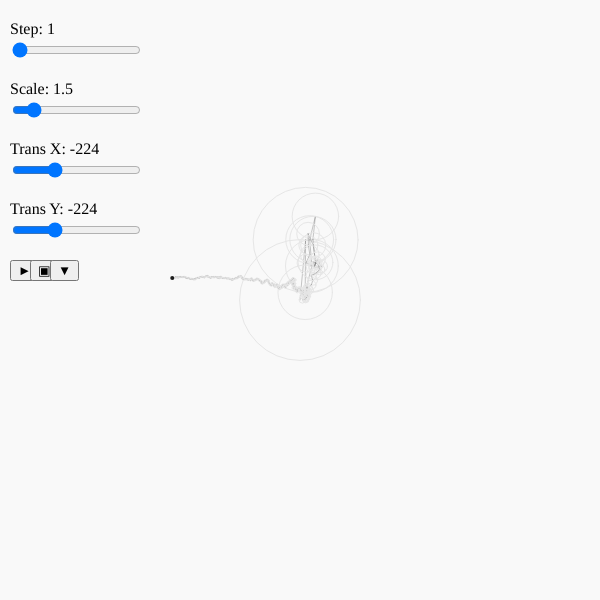
Frame 1 (no input)
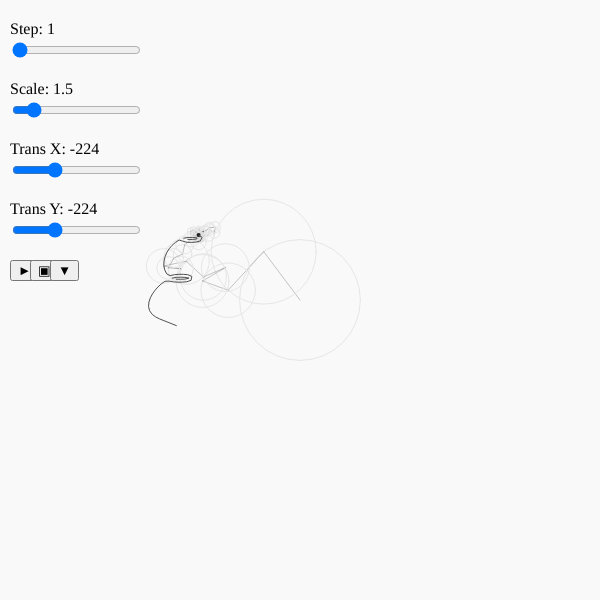
Frame 60 (no input)
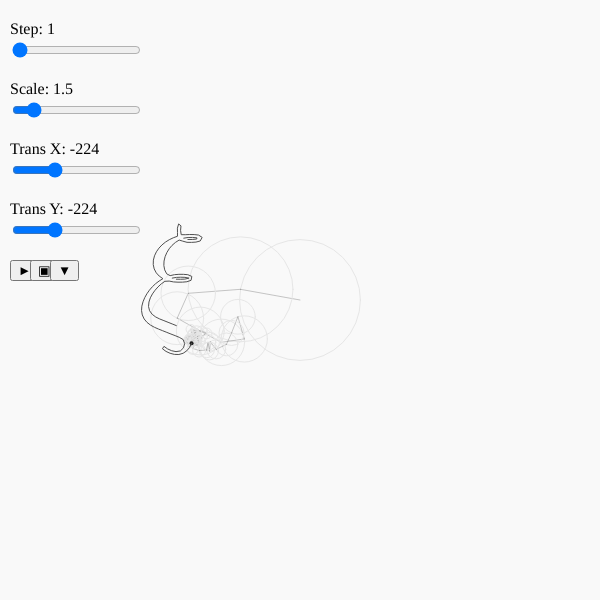
Frame 120 (the mouse pressed at the canvas centre since frame 60)

The p5.js sketch that drew these frames (run headless with seeded random() and noise() and a simulated clock; from frame 60 on, the mouse is pressed at the canvas centre):

// p5.js sketch
// ── sketch.js
cos = Math.cos
sin = Math.sin
abs = Math.abs
PI = Math.PI

const WIDTH = 600
const HEIGHT = 600

const RADIUS = 100
const NUM_CIRCLES = 3
const CENTER = { x: WIDTH / 2, y: HEIGHT / 2 }

let t = 0
let trace = []
let dragg = []
let Y = []
let fourierY
let N

let step
let stepLbl
let scale
let transX
let transY

var chunks = [];
var canvas_stream;


function configure() {
    step = Number(sliderStep.value())
    scale = Number(sliderScale.value())
    transX = Number(sliderTransX.value())
    transY = Number(sliderTransY.value())


    sliderLbl.elt.textContent = `Step: ${step}`
    scaleLbl.elt.textContent = `Scale: ${scale}`
    transXLbl.elt.textContent = `Trans X: ${transX}`
    transYLbl.elt.textContent = `Trans Y: ${transY}`
    clear()

    fourierY = []
    trace = []
    Y = []
    t = 0
    path.sort((a, b) => (b.y - a.y))

    for (let i = 0; i < path.length; i += step) {
        const _x = path[i].x ? path[i].x : path[i][0]
        const _y = path[i].y ? path[i].y : path[i][1]
        const [real, imag] = [_x / scale + transX, _y / scale + transY]

        const complex = new Complex({ real, imag })
        Y.push(complex)
    }
    fourierY = discreteFourierTransform(Y)
    fourierY.sort((a, b) => b.norm - a.norm)
    N = fourierY.length
}

function setup() {
    createCanvas(WIDTH, HEIGHT, P2D)

    sliderStep = createSlider(1, path.length, 1)
    sliderStep.position(10, 40)
    sliderStep.input(configure)
    sliderLbl = createSpan("")
    sliderLbl.position(10, 20)

    sliderScale = createSlider(1, 5, 1.5, 0.5)
    sliderScale.position(10, 100)
    sliderScale.input(configure)
    scaleLbl = createSpan("")
    scaleLbl.position(10, 80)

    sliderTransX = createSlider(-WIDTH, WIDTH, -224)
    sliderTransX.position(10, 160)
    sliderTransX.input(configure)
    transXLbl = createSpan("")
    transXLbl.position(10, 140)

    sliderTransY = createSlider(-HEIGHT, HEIGHT, -224)
    sliderTransY.position(10, 220)
    sliderTransY.input(configure)
    transYLbl = createSpan("")
    transYLbl.position(10, 200)


    var canvas_stream = canvas.captureStream(60); // fps
// Create media recorder from canvas stream
    this.media_recorder = new MediaRecorder(canvas_stream, { mimeType: "video/webm; codecs=vp9" });
    // Record data in chunks array when data is available
    this.media_recorder.ondataavailable = (evt) => { chunks.push(evt.data); };
    // Provide recorded data when recording stops
    this.media_recorder.onstop = () => { this.on_media_recorder_stop(chunks); }

    btnRecord = createButton("►")
    btnRecord.position(10, 260)
    // Start recording using a 1s timeslice [ie data is made available every 1s)
    btnRecord.mousePressed(() => this.media_recorder.start(1000))

    btnStop = createButton("▣")
    btnStop.position(30, 260)
    btnStop.mousePressed(() => this.media_recorder.stop())
    
    pressDownload = () => {
        var blob = new Blob(chunks, { type: "video/webm" });
        const recording_url = URL.createObjectURL(blob);
        // Gather chunks of video data into a blob and create an object URL
        // Attach the object URL to an <a> element, setting the download file name
        const a = document.createElement('a');
        a.style = "display: none;";
        a.href = recording_url;
        a.download = "video.webm";
        document.body.appendChild(a);
        // Trigger the file download
        a.click();
        setTimeout(() => {
            // Clean up - see https://stackoverflow.com/a/48968694 for why it is in a timeout
            URL.revokeObjectURL(recording_url);
            document.body.removeChild(a);
        }, 0);
    }
    btnDownload = createButton("▼")
    btnDownload.position(50, 260)
    btnDownload.mousePressed(pressDownload)

    configure()
}

function draw() {
    background('#F9F9F9')

    let x = CENTER.x
    let y = CENTER.y
    for (let i = 0; i < fourierY.length; i++) {
        const { norm, angl, frequence } = fourierY[i]

        let dot_coord = Circle(x, y, norm, frequence, angl, i == N - 1)
        x = dot_coord[0]
        y = dot_coord[1]
    }
    trace.push([x, y])

    const traceN = trace.length
    stroke(80)
    // strokeWeight(10)
    beginShape()
    for (let i = 0; i < traceN; i++) {
        // const alpha = (1.8 * i) / traceN
        // stroke(`rgba(249, 249, 249, ${alpha})`)
        dot = trace[i]
        if (i > 0 && ((dot[0] - trace[i - 1][0]) ** 2 + (dot[1] - trace[i - 1][1]) ** 2) ** (1 / 2) > 5 * step) {
            strokeWeight(1)
            endShape()
            beginShape()
        }
        vertex(dot[0], dot[1])
    }
    strokeWeight(1)
    // stroke(0)
    endShape()
    // line(CENTER.x, trace[traceN - 1][1], x, y)

    while (trace.length > N) {
        trace.shift()
        if (step > 1) {
            fourierY = []
            trace = []
            Y = []
            t = 0

            sliderStep.value = () => step - 1

            step = Number(sliderStep.value())
            sliderLbl.elt.textContent = `Step: ${step}`

            for (let i = 0; i < path.length; i += step) {
                const _x = path[i].x ? path[i].x : path[i][0]
                const _y = path[i].y ? path[i].y : path[i][1]
                const [real, imag] = [_x / scale + transX, _y / scale + transY]

                const complex = new Complex({ real, imag })
                Y.push(complex)
            }
            fourierY = discreteFourierTransform(Y)
            fourierY.sort((a, b) => b.norm - a.norm)
            N = fourierY.length
        }
    }

    t += (2 * PI / N)
}

function Circle(posX, posY, radius, freq, phase, isLast = false) {
    phi = t * freq + phase + PI
    dotX = posX + radius * cos(phi)
    dotY = posY + radius * sin(phi)

    if (isLast) {
        stroke(230)
    } else {
        stroke(230)
    }

    noFill()
    strokeWeight(1)
    circle(posX, posY, 2 * radius)
    // strokeWeight(4)
    // point(dotX, dotY)
    if (isLast) {
        strokeWeight(4)
        stroke(30)
        point(dotX, dotY)
    } else {
        stroke(35)
    }
    strokeWeight(0.25)
    line(posX, posY, dotX, dotY)

    return [dotX, dotY]
}


// ── math.js
class Complex {
    constructor({ real = 0, imag = 0, frequence = 1 }) {
        this.real = real
        this.imag = imag
        this.norm = Math.sqrt(real ** 2 + imag ** 2)
        this.angl = Math.atan2(imag, real)
        this.frequence = frequence
    }

    times(complex) {
        const real = this.real * complex.real - this.imag * complex.imag
        const imag = this.imag * complex.real + this.real * complex.imag

        return new Complex({ real, imag })
    }
}

function discreteFourierTransform(arrX) {
    let X = []
    let N = arrX.length


    for (let k = 0; k < N; k++) {
        let real = 0
        let imag = 0

        for (let n = 0; n < N; n++) {
            let phi = 2 * PI * k * n / N
            const [re, im] = [Math.cos(phi), Math.sin(phi)]
            const xn = arrX[n]

            real += xn.real * re - xn.imag * im
            imag -= xn.imag * re + xn.real * im
        }
        real = real / N
        imag = imag / N

        const S = new Complex({ real, imag, frequence: k })
        X.push(S)
    }

    return X
}
// ── path.js
    const empa = [[527.6090087890625,303.15032958984375],[521.3323364257812,302.092529296875],[514.968994140625,301.8388366699219],[508.60174560546875,302.0031433105469],[502.5884094238281,303.20306396484375],[508.7508544921875,304.6658630371094],[515.1163024902344,304.895263671875],[521.4845581054688,304.7782897949219],[510.340576171875,243.25729370117188],[503.8159484863281,242.24044799804688],[497.1987609863281,242.17897033691406],[490.6173400878906,242.7521209716797],[490.9460754394531,244.5804901123047],[497.528564453125,245.18133544921875],[504.1462707519531,245.18861389160156],[521.4885559082031,374.409912109375],[527.7018737792969,371.9245910644531],[533.9152221679688,369.4392395019531],[540.1285400390625,366.95391845703125],[546.3453979492188,364.4775390625],[552.3543701171875,361.54620361328125],[557.6871337890625,357.5301513671875],[561.6014404296875,352.1457214355469],[563.2120361328125,345.6949157714844],[562.5906982421875,339.0521545410156],[560.4664306640625,332.71759033203125],[557.3086547851562,326.8241271972656],[553.426025390625,321.37811279296875],[548.9937133789062,316.3681335449219],[544.0858154296875,311.8234558105469],[538.635009765625,307.95648193359375],[532.2551879882812,307.6324462890625],[525.6921691894531,308.900390625],[519.0132751464844,309.26470947265625],[512.3218688964844,309.2154235839844],[505.6591491699219,308.6419982910156],[499.3879089355469,306.4725036621094],[498.2402648925781,300.63165283203125],[504.270751953125,298.0531005859375],[510.9361267089844,297.5135803222656],[517.6275024414062,297.49066162109375],[524.2933044433594,298.02862548828125],[530.8255310058594,299.45782470703125],[535.956298828125,296.7550354003906],[538.9483032226562,290.798828125],[540.2132568359375,284.2447509765625],[539.9334106445312,277.5723876953125],[538.364013671875,271.07568359375],[535.7666625976562,264.9155578613281],[532.2734985351562,259.2149963378906],[527.97119140625,254.09762573242188],[522.9473571777344,249.68675231933594],[517.3114318847656,246.09060668945312],[511.8777160644531,247.72010803222656],[505.47882080078125,249.48501586914062],[498.7896728515625,249.5806427001953],[492.11474609375,249.15484619140625],[485.6729431152344,247.45498657226562],[482.7561340332031,242.10232543945312],[488.11578369140625,238.59840393066406],[494.7581481933594,237.8627471923828],[501.44927978515625,237.7942352294922],[508.1324462890625,238.07789611816406],[514.1930236816406,238.0281524658203],[515.1487731933594,231.46231079101562],[514.5101623535156,224.81251525878906],[518.0459594726562,221.89874267578125],[519.8713989257812,228.2251739501953],[519.7719421386719,234.90853881835938],[519.7917175292969,240.3901824951172],[526.0781860351562,242.67691040039062],[532.1057739257812,245.57679748535156],[537.776123046875,249.12344360351562],[542.9715576171875,253.3339080810547],[547.5551147460938,258.2020721435547],[551.36962890625,263.6921844482422],[554.2323608398438,269.7314910888672],[555.9176025390625,276.19598388671875],[556.1388549804688,282.8682861328125],[554.7105102539062,289.3861083984375],[551.5938720703125,295.2848815917969],[547.08203125,300.20550537109375],[541.6004638671875,304.02362060546875],[547.3021850585938,307.51507568359375],[552.6187133789062,311.5743408203125],[557.4894409179688,316.158935546875],[561.865478515625,321.2177734375],[565.699951171875,326.6985168457031],[568.9389038085938,332.5506896972656],[571.4996337890625,338.72906494140625],[573.220458984375,345.18939208984375],[573.6951293945312,351.84869384765625],[572.564697265625,358.42657470703125],[569.7484130859375,364.4740905761719],[565.4650268554688,369.59423828125],[560.1883544921875,373.6943359375],[554.3357543945312,376.9297790527344],[548.1986694335938,379.5953369140625],[541.9852905273438,382.0806579589844],[535.77197265625,384.56597900390625],[529.5586242675781,387.05133056640625],[523.3091125488281,389.4432067871094],[517.1160888671875,391.9782409667969],[511.37261962890625,395.2732238769531],[509.0298767089844,401.385009765625],[510.7732849121094,407.7715148925781],[515.4439086914062,412.4292297363281],[521.9591369628906,413.45965576171875],[528.4939880371094,412.09173583984375],[534.5906372070312,409.3594970703125],[540.0615844726562,405.525390625],[542.2999877929688,409.19366455078125],[536.9327392578125,413.1528015136719],[530.8549499511719,415.93328857421875],[524.3805236816406,417.5841979980469],[517.7106628417969,417.7652282714844],[511.31005859375,415.91748046875],[505.7974548339844,412.16778564453125],[501.5240783691406,407.0425720214844],[498.6779479980469,401.0062255859375],[497.67034912109375,394.4232482910156],[499.2000732421875,387.9594421386719],[503.3095397949219,382.74212646484375],[509.0618896484375,379.38055419921875],[515.2752380371094,376.8952331542969],[326.73095703125,306.8663330078125],[327.0701904296875,300.2250061035156],[328.41510009765625,293.7190246582031],[331.2296447753906,287.7135925292969],[335.7374267578125,282.8613586425781],[341.5484924316406,279.6706237792969],[347.9867858886719,278.0419616699219],[354.61822509765625,277.5758056640625],[361.22412109375,278.25634765625],[367.51025390625,280.3914489746094],[373.1385803222656,283.9128723144531],[377.8543701171875,288.5887756347656],[381.5169677734375,294.130615234375],[384.1021728515625,298.78076171875],[385.8058776855469,292.3612060546875],[389.02557373046875,286.5646667480469],[393.8697509765625,282.04681396484375],[399.86395263671875,279.2088623046875],[406.3687438964844,277.86126708984375],[413.01177978515625,277.5992431640625],[419.5808410644531,278.567626953125],[425.7503662109375,281.0173645019531],[431.1916198730469,284.8226318359375],[435.7239685058594,289.67950439453125],[439.30352783203125,295.2786865234375],[441.489501953125,298.0172119140625],[441.489501953125,291.36346435546875],[441.489501953125,284.709716796875],[441.489501953125,278.0559997558594],[447.6361389160156,278.1485595703125],[454.2611389160156,278.7661437988281],[460.88616943359375,279.38372802734375],[467.2828369140625,280.2093505859375],[466.08306884765625,285.6675720214844],[459.4449768066406,286.043212890625],[453.76751708984375,289.0436706542969],[452.4476318359375,295.4963684082031],[452.41888427734375,302.1498107910156],[452.41888427734375,308.8035583496094],[452.41888427734375,315.457275390625],[452.41888427734375,322.11102294921875],[452.41888427734375,328.7647705078125],[452.41888427734375,335.4184875488281],[452.41888427734375,342.0722351074219],[452.41888427734375,348.7259521484375],[452.41888427734375,355.37969970703125],[452.57220458984375,362.0281982421875],[456.4173889160156,366.8455505371094],[463.0144348144531,367.5823974609375],[467.2828369140625,370.0185546875],[463.933837890625,373.11468505859375],[457.28277587890625,372.9362487792969],[450.6292724609375,372.88433837890625],[443.9755554199219,372.88165283203125],[437.32196044921875,372.920166015625],[430.6698913574219,373.0628662109375],[425.96978759765625,371.37066650390625],[428.886474609375,367.6161193847656],[435.5205078125,367.1868591308594],[440.4469299316406,363.42901611328125],[440.833740234375,356.8018493652344],[440.833740234375,350.1481018066406],[440.833740234375,343.4943542480469],[440.833740234375,336.84063720703125],[440.833740234375,330.1868896484375],[440.833740234375,323.5331726074219],[440.833740234375,316.8794250488281],[440.45648193359375,310.2415466308594],[439.1252136230469,303.72894287109375],[436.7701721191406,297.5144348144531],[433.3376159667969,291.8265686035156],[428.80792236328125,286.97174072265625],[423.2522888183594,283.3443298339844],[416.92486572265625,281.3614196777344],[410.29388427734375,281.2537841796875],[404.0059509277344,283.2870788574219],[399.25732421875,287.8602294921875],[396.6488037109375,293.950927734375],[395.5716552734375,300.5079345703125],[395.36749267578125,307.1563415527344],[395.36749267578125,313.8100891113281],[395.36749267578125,320.4638366699219],[395.36749267578125,327.1175842285156],[395.36749267578125,333.7712707519531],[395.36749267578125,340.4250183105469],[395.36749267578125,347.0787658691406],[395.36749267578125,353.7325134277344],[395.4006652832031,360.3858337402344],[397.8432922363281,366.2275085449219],[404.31719970703125,367.5166015625],[410.2314453125,368.3713684082031],[408.5274658203125,373.1983642578125],[401.87835693359375,372.96441650390625],[395.22509765625,372.88983154296875],[388.57135009765625,372.88018798828125],[381.91766357421875,372.9035949707031],[375.264892578125,373.01239013671875],[368.91839599609375,373.0179138183594],[370.18792724609375,367.6309509277344],[376.8353576660156,367.39434814453125],[382.7730712890625,364.94659423828125],[383.781982421875,358.4490661621094],[383.7823486328125,351.7953186035156],[383.7823486328125,345.1415710449219],[383.7823486328125,338.4878234863281],[383.7823486328125,331.8340759277344],[383.7823486328125,325.1803894042969],[383.7823486328125,318.5266418457031],[383.5841369628906,311.87890625],[382.496337890625,305.3208923339844],[380.40045166015625,299.0137939453125],[377.2383117675781,293.17047119140625],[372.97857666015625,288.07586669921875],[367.661865234375,284.1043395996094],[361.4890441894531,281.68060302734375],[354.8829040527344,281.1083068847656],[348.42236328125,282.5415344238281],[343.1759948730469,286.5298767089844],[340.0700378417969,292.373291015625],[338.68389892578125,298.8690185546875],[338.3174133300781,305.5091247558594],[338.31610107421875,312.1628723144531],[338.31610107421875,318.8166198730469],[338.31610107421875,325.4703674316406],[338.31610107421875,332.1241149902344],[338.31610107421875,338.7778015136719],[338.31610107421875,345.4315490722656],[338.31610107421875,352.0852966308594],[338.3175048828125,358.739013671875],[339.5462341308594,365.1665344238281],[345.62274169921875,367.40087890625],[352.2705078125,367.6318054199219],[353.11932373046875,373.31207275390625],[346.47369384765625,373.00128173828125],[339.8208312988281,372.89984130859375],[333.16717529296875,372.8799743652344],[326.513427734375,372.8923645019531],[319.8602600097656,372.97320556640625],[313.2115783691406,373.2205810546875],[311.8669738769531,368.0113830566406],[318.1411437988281,367.5133056640625],[324.57464599609375,366.111328125],[326.7091064453125,360.0960693359375],[326.73095703125,353.4425048828125],[326.73095703125,346.78875732421875],[326.73095703125,340.135009765625],[326.73095703125,333.48126220703125],[326.73095703125,326.8275146484375],[326.73095703125,320.173828125],[326.73095703125,313.52008056640625],[272.503662109375,304.6804504394531],[271.21311950683594,298.1860656738281],[267.5171356201172,292.6412658691406],[262.75848388671875,287.9656677246094],[257.0773468017578,284.4656982421875],[250.79112243652344,282.234130859375],[244.16233825683594,281.5136413574219],[237.63204956054688,282.77947998046875],[231.80897521972656,286.0151062011719],[226.9655303955078,290.6022644042969],[223.09002685546875,296.0384216308594],[220.09298706054688,302.0070495605469],[217.88900756835938,308.3132629394531],[216.41363525390625,314.829345703125],[215.62033081054688,321.4635925292969],[215.4774627685547,328.14373779296875],[216.00328063964844,334.8043212890625],[217.2296142578125,341.37176513671875],[219.18736267089844,347.7589111328125],[221.91835021972656,353.85455322265625],[225.47752380371094,359.50482177734375],[229.92495727539062,364.48211669921875],[235.28958129882812,368.4451904296875],[241.47024536132812,370.933349609375],[248.1026611328125,371.52911376953125],[254.640625,370.2450866699219],[260.58856201171875,367.2389831542969],[265.6210632324219,362.86151123046875],[269.6743927001953,357.55767822265625],[272.32347106933594,351.46136474609375],[272.50367736816406,344.7861328125],[272.50367736816406,338.10186767578125],[272.503662109375,331.4176025390625],[272.503662109375,324.7333068847656],[272.503662109375,318.04901123046875],[272.503662109375,311.36474609375],[257.6396789550781,410.2582702636719],[264.33226013183594,410.11358642578125],[270.7164306640625,408.4608459472656],[272.4930114746094,402.2188415527344],[272.503662109375,395.52374267578125],[272.503662109375,388.82855224609375],[272.503662109375,382.1333923339844],[272.503662109375,375.438232421875],[272.503662109375,368.7430725097656],[272.503662109375,362.0478820800781],[269.67152404785156,363.6433410644531],[264.8544006347656,368.27947998046875],[259.22328186035156,371.87811279296875],[252.94906616210938,374.17462158203125],[246.32452392578125,375.0527038574219],[239.65174865722656,374.6265563964844],[233.1483612060547,373.06854248046875],[226.98036193847656,370.4824523925781],[221.28271484375,366.97869873046875],[216.16712951660156,362.6687927246094],[211.72726440429688,357.6651916503906],[208.03887939453125,352.0841979980469],[205.15538024902344,346.047607421875],[203.10452270507812,339.67938232421875],[201.8839111328125,333.1008605957031],[201.46360778808594,326.4226989746094],[201.80726623535156,319.7400207519531],[202.92881774902344,313.1435546875],[204.8473358154297,306.7337341308594],[207.5676727294922,300.6213684082031],[211.0815887451172,294.9287109375],[215.36431884765625,289.790283203125],[220.3696746826172,285.35400390625],[226.02166748046875,281.77960205078125],[232.2012176513672,279.2260437011719],[238.7388916015625,277.827392578125],[245.42221069335938,277.6585388183594],[252.01734924316406,278.75048828125],[258.28785705566406,281.0686340332031],[264.0305480957031,284.492919921875],[269.08457946777344,288.8711853027344],[272.9408264160156,292.8933410644531],[272.9408264160156,286.1981506347656],[272.9408264160156,279.50299072265625],[277.68829345703125,278.0143737792969],[284.3550109863281,278.630615234375],[291.0217590332031,279.2468566894531],[297.68853759765625,279.8631286621094],[298.9527587890625,285.405517578125],[292.5210876464844,285.8775329589844],[286.2905578613281,287.970947265625],[284.1828918457031,294.1647644042969],[284.08880615234375,300.85797119140625],[284.08880615234375,307.5531311035156],[284.08880615234375,314.248291015625],[284.08880615234375,320.9434509277344],[284.08880615234375,327.63861083984375],[284.08880615234375,334.33380126953125],[284.08880615234375,341.0289611816406],[284.08880615234375,347.72412109375],[284.08880615234375,354.4192810058594],[284.08880615234375,361.1144714355469],[284.08880615234375,367.80963134765625],[284.08880615234375,374.5047912597656],[284.08880615234375,381.199951171875],[284.08880615234375,387.8951110839844],[284.08880615234375,394.5903015136719],[284.0897216796875,401.28546142578125],[285.2966613769531,407.761962890625],[291.40020751953125,410.02587890625],[298.0893859863281,410.2565612792969],[298.8047180175781,415.9295959472656],[292.11737060546875,415.6226806640625],[285.4230651855469,415.5232238769531],[278.7279357910156,415.5044860839844],[272.0328063964844,415.5183410644531],[265.33824157714844,415.6041259765625],[258.6487579345703,415.86639404296875],[106.62584686279297,351.8953857421875],[111.69273376464844,356.13824462890625],[117.05774688720703,359.9966735839844],[122.71863555908203,363.4055480957031],[128.6618423461914,366.29327392578125],[134.85935974121094,368.58349609375],[141.26644134521484,370.1947326660156],[147.81842041015625,371.03564453125],[154.41241455078125,370.8572082519531],[160.6248016357422,368.7113037109375],[165.55328369140625,364.3696594238281],[168.7109832763672,358.5908508300781],[170.31182861328125,352.1908264160156],[170.63682556152344,345.5982666015625],[169.97068786621094,339.0244445800781],[168.83734130859375,332.5130920410156],[167.3840789794922,326.06536865234375],[165.6360321044922,319.6912536621094],[163.5629425048828,313.4156188964844],[161.0731964111328,307.2942810058594],[157.9377899169922,301.4819030761719],[154.10403442382812,296.10150146484375],[149.64686584472656,291.2266845703125],[144.54441833496094,287.0348815917969],[138.81122589111328,283.7640075683594],[132.5343246459961,281.7386474609375],[125.95639038085938,281.3865661621094],[119.62954711914062,283.15802001953125],[114.5219955444336,287.2823181152344],[111.1147232055664,292.9207763671875],[109.03742980957031,299.1874084472656],[107.83091735839844,305.6832580566406],[107.18891143798828,312.2607421875],[106.91099548339844,318.86444091796875],[106.84539794921875,325.4740905761719],[106.88711547851562,332.08392333984375],[107.00949096679688,338.69287109375],[107.05583953857422,345.3025817871094],[92.85480499267578,318.0142822265625],[93.2569351196289,311.3553161621094],[94.48898315429688,304.7995910644531],[96.6014633178711,298.47357177734375],[99.6533203125,292.54522705078125],[103.68641662597656,287.23828125],[108.67822265625,282.8245544433594],[114.48858642578125,279.5650939941406],[120.8576431274414,277.6070556640625],[127.48845672607422,276.9237365722656],[134.14044952392578,277.3819885253906],[140.64282989501953,278.8641357421875],[146.87932586669922,281.2307434082031],[152.7781219482422,284.3471374511719],[158.2959442138672,288.09814453125],[163.40391540527344,292.3912048339844],[168.07723999023438,297.15411376953125],[172.28919982910156,302.3296203613281],[176.0068359375,307.870849609375],[179.1881103515625,313.736328125],[181.779541015625,319.8848876953125],[183.7158203125,326.2696533203125],[184.92144775390625,332.83111572265625],[185.31649780273438,339.49005126953125],[184.7822265625,346.13751220703125],[183.22145080566406,352.6200866699219],[180.58035278320312,358.74072265625],[176.8324432373047,364.2510070800781],[172.0276336669922,368.8660888671875],[166.33731079101562,372.3302307128906],[160.04090881347656,374.51123046875],[153.44032287597656,375.4441833496094],[146.77125549316406,375.3184509277344],[140.16443634033203,374.3909912109375],[133.69659423828125,372.7524719238281],[127.42459106445312,370.47528076171875],[121.38996887207031,367.627197265625],[115.62190246582031,364.2712707519531],[110.13906860351562,360.4667053222656],[105.62538146972656,358.4381103515625],[103.25603485107422,364.6678466796875],[99.49163055419922,370.15155029296875],[94.100830078125,374.0138244628906],[87.63040924072266,375.4839172363281],[81.07579803466797,374.4927062988281],[75.41728591918945,371.0250549316406],[71.17888259887695,365.89923095703125],[69.11637496948242,359.6885681152344],[73.86327362060547,360.9276123046875],[77.28438949584961,366.6136169433594],[82.65812683105469,370.46917724609375],[88.9619140625,370.0069274902344],[91.71322631835938,364.0322570800781],[92.5644760131836,357.4171447753906],[92.81904602050781,350.74761962890625],[92.85462188720703,344.07257080078125],[88.86280059814453,338.79290771484375],[84.96419525146484,333.37530517578125],[81.33442306518555,327.7740783691406],[77.97883224487305,322.00433349609375],[74.90204620361328,316.0812683105469],[72.1121940612793,310.0177307128906],[69.62089538574219,303.8255920410156],[67.45235443115234,297.5133361816406],[65.67265701293945,291.0812683105469],[69.0472412109375,287.64202880859375],[71.31462478637695,293.7919921875],[73.38966369628906,300.135986328125],[75.74689483642578,306.3804626464844],[78.40296173095703,312.50372314453125],[81.3597412109375,318.487548828125],[84.61422729492188,324.3148498535156],[88.1602554321289,329.9693908691406],[91.98941802978516,335.43621826171875],[92.85479736328125,331.36468505859375],[92.85480499267578,324.6894836425781]]

    const facepe2 = [[73.11495971679688,183.7471694946289],[73.11497116088867,193.74301147460938],[73.11497116088867,203.73885345458984],[73.11497116088867,213.7346954345703],[73.11497116088867,223.7305145263672],[73.11497116088867,233.72635650634766],[73.11497116088867,243.72219848632812],[73.11497116088867,253.7180404663086],[73.11497116088867,263.71388244628906],[73.11497116088867,273.70970153808594],[73.11497116088867,283.70556640625],[73.11496543884277,293.7013854980469],[73.11496543884277,303.69722747802734],[73.11496543884277,313.6930694580078],[73.11496543884277,323.6888885498047],[73.11496543884277,333.68475341796875],[73.11496543884277,343.6805725097656],[73.11496543884277,353.6764144897461],[73.11496543884277,363.67225646972656],[73.11496543884277,373.66809844970703],[73.11496543884277,383.6639404296875],[73.11496543884277,393.6597595214844],[73.11496543884277,403.65560150146484],[73.11496543884277,413.6514434814453],[73.11495971679688,423.6473083496094],[73.11495971679688,433.64312744140625],[73.11495971679688,443.6389465332031],[73.11495971679688,453.634765625],[73.11495971679688,463.63063049316406],[73.11495971679688,473.6264953613281],[73.11495971679688,483.622314453125],[78.3535385131836,488.4091491699219],[88.3492202758789,488.4657745361328],[98.34487915039062,488.52239990234375],[108.34056091308594,488.5790252685547],[118.33624267578125,488.6356506347656],[128.33192443847656,488.69232177734375],[138.32760620117188,488.7489471435547],[148.3232879638672,488.8055725097656],[158.3189468383789,488.86219787597656],[168.3146514892578,488.9188232421875],[178.31031036376953,488.97544860839844],[188.30596923828125,489.0320739746094],[198.30167388916016,489.0886993408203],[208.29733276367188,489.14532470703125],[218.29303741455078,489.2019500732422],[228.2886962890625,489.2585754394531],[238.2844009399414,489.31520080566406],[248.28005981445312,489.371826171875],[247.5364227294922,483.21490478515625],[242.50555419921875,474.5772705078125],[237.4747314453125,465.9397277832031],[232.44386291503906,457.30218505859375],[227.4130401611328,448.6646423339844],[222.38221740722656,440.027099609375],[217.35134887695312,431.38951110839844],[212.32052612304688,422.75196838378906],[207.28965759277344,414.1143798828125],[202.2588233947754,405.4768371582031],[197.22796630859375,396.83927154541016],[192.1971321105957,388.2017288208008],[187.16628646850586,379.5641860961914],[182.13542938232422,370.92662048339844],[177.10459518432617,362.28907775878906],[172.07373809814453,353.6514892578125],[167.04291534423828,345.0139465332031],[162.01206970214844,336.37640380859375],[156.9812240600586,327.7388153076172],[151.95037841796875,319.1012725830078],[146.9195213317871,310.46370697021484],[141.88868713378906,301.82616424560547],[136.85783004760742,293.1885986328125],[131.82699584960938,284.5510559082031],[126.79616165161133,275.91351318359375],[121.76530456542969,267.2759246826172],[116.73447036743164,258.6383819580078],[111.70361328125,250.00079345703125],[106.67277908325195,241.36325073242188],[101.6419448852539,232.7257308959961],[96.61111068725586,224.08818817138672],[91.58023071289062,215.45055389404297],[86.54939651489258,206.8130226135254],[81.51856231689453,198.17547988891602],[76.48772811889648,189.53793716430664],[73.11497116088867,187.0416259765625],[73.11497116088867,197.03753662109375],[73.11497116088867,207.03335571289062],[73.11497116088867,217.0291748046875],[73.11497116088867,227.02499389648438],[73.11497116088867,237.02090454101562],[73.11497116088867,247.0167236328125],[73.11497116088867,257.0125427246094],[73.11497116088867,267.00836181640625],[73.11497116088867,277.0041809082031],[73.11497116088867,287.0000915527344],[73.11496543884277,296.99591064453125],[73.11496543884277,306.9917297363281],[73.11496543884277,316.987548828125],[73.11496543884277,326.9833679199219],[73.11496543884277,336.9792785644531],[73.11496543884277,346.97509765625],[73.11496543884277,356.9709167480469],[73.11496543884277,366.96673583984375],[73.11496543884277,376.9625549316406],[73.11496543884277,386.9584655761719],[73.11496543884277,396.95428466796875],[73.11496543884277,406.9501037597656],[73.11496543884277,416.9459228515625],[73.11495971679688,426.9417419433594],[73.11495971679688,436.9376525878906],[73.11495971679688,446.9334716796875],[73.11495971679688,456.9292907714844],[73.11495971679688,466.92510986328125],[73.11495971679688,476.9210205078125],[73.11495971679688,486.9168395996094],[80.50486755371094,492.6460266113281],[89.1614990234375,497.64398193359375],[97.81813049316406,502.6418914794922],[106.474853515625,507.6398468017578],[115.13148498535156,512.6377563476562],[123.78811645507812,517.6356658935547],[132.4447479248047,522.6335754394531],[141.10137939453125,527.6314849853516],[149.7580909729004,532.6294403076172],[158.41472244262695,537.6273498535156],[167.07135391235352,542.6252593994141],[175.72798538208008,547.6231689453125],[184.38462829589844,552.6210784912109],[193.04133987426758,557.6190338134766],[201.69797134399414,562.616943359375],[210.3546028137207,567.6148529052734],[219.01124572753906,572.6127624511719],[227.66787719726562,577.6106719970703],[236.32457733154297,582.6086273193359],[244.98120880126953,587.6065368652344],[253.6378402709961,592.6044464111328],[262.29447174072266,597.6023559570312],[270.9511947631836,602.6003112792969],[279.60782623291016,607.5982208251953],[288.2644577026367,612.5961303710938],[296.9210891723633,617.5940399169922],[305.57772064208984,622.5919494628906],[314.2344436645508,627.5899047851562],[322.89107513427734,632.5878143310547],[331.5477066040039,637.5857238769531],[338.8386688232422,637.4350738525391],[343.8799285888672,628.8036193847656],[348.9212341308594,620.1720733642578],[353.9624938964844,611.5406188964844],[359.0037536621094,602.9091644287109],[364.0450134277344,594.2777099609375],[369.0862731933594,585.6462554931641],[374.12757873535156,577.0147094726562],[379.16883850097656,568.3832550048828],[384.21009826660156,559.7518005371094],[389.25140380859375,551.1202545166016],[394.29261779785156,542.4888458251953],[399.33394622802734,533.8572998046875],[404.37513732910156,525.2259368896484],[409.41644287109375,516.5943908691406],[414.45774841308594,507.9628448486328],[419.49896240234375,499.33148193359375],[424.54026794433594,490.69993591308594],[415.09454345703125,490.3294219970703],[405.09881591796875,490.2724304199219],[395.10304260253906,490.21543884277344],[385.1074752807617,490.158447265625],[375.1117248535156,490.10145568847656],[365.1161575317383,490.0444641113281],[355.1204299926758,489.9874725341797],[345.1246795654297,489.93048095703125],[335.12911224365234,489.8734893798828],[325.13336181640625,489.8164978027344],[315.13761138916016,489.75950622558594],[305.1420440673828,489.7025146484375],[295.1462936401367,489.64552307128906],[285.1507263183594,489.58848571777344],[275.1549758911133,489.531494140625],[265.1592254638672,489.47450256347656],[255.16368103027344,489.4175109863281],[245.16790771484375,489.3605194091797],[235.17236328125,489.30352783203125],[225.1766128540039,489.2465362548828],[215.1808624267578,489.1895446777344],[205.18529510498047,489.13255310058594],[195.18954467773438,489.0755615234375],[185.19398880004883,489.01856994628906],[175.19823837280273,488.9615783691406],[165.20248794555664,488.9045867919922],[155.2069320678711,488.84759521484375],[145.211181640625,488.7906036376953],[135.21561431884766,488.7336120605469],[125.21986389160156,488.67662048339844],[115.22411346435547,488.61962890625],[105.22854614257812,488.56263732910156],[95.23280143737793,488.5056457519531],[85.23723983764648,488.4486541748047],[75.24148941040039,488.39166259765625],[79.92993927001953,492.31414794921875],[88.58647918701172,497.3120574951172],[97.24320220947266,502.3100128173828],[105.89976501464844,507.30787658691406],[114.55646514892578,512.3058319091797],[123.21318817138672,517.3037872314453],[131.8697280883789,522.3016510009766],[140.52645111083984,527.2996063232422],[149.18300247192383,532.2974700927734],[157.83971405029297,537.2954254150391],[166.4964256286621,542.2933807373047],[175.1529769897461,547.2912445068359],[183.80968856811523,552.2891998291016],[192.46623992919922,557.2870635986328],[201.12295150756836,562.2850189208984],[209.7796745300293,567.2829742431641],[218.43622589111328,572.2808380126953],[227.09292602539062,577.2787933349609],[235.7494888305664,582.2766571044922],[244.40618896484375,587.2746124267578],[253.0629119873047,592.2725677490234],[261.71947479248047,597.2704315185547],[270.3761749267578,602.2683868408203],[279.03289794921875,607.2663421630859],[287.68943786621094,612.2642059326172],[296.3461608886719,617.2621612548828],[305.00270080566406,622.2600250244141],[313.659423828125,627.2579803466797],[322.31614685058594,632.2559356689453],[330.9726867675781,637.2537994384766],[339.6293640136719,639.1397399902344],[348.28592681884766,634.1418762207031],[356.942626953125,629.1439208984375],[365.59934997558594,624.1459655761719],[374.2558898925781,619.1481018066406],[382.91261291503906,614.150146484375],[391.56915283203125,609.1522827148438],[400.2258758544922,604.1543273925781],[408.8825988769531,599.1563720703125],[417.5391387939453,594.1585083007812],[426.19586181640625,589.1605529785156],[434.85240173339844,584.1626892089844],[443.5091247558594,579.1647338867188],[452.1658020019531,574.1667785644531],[460.8223876953125,569.1688690185547],[469.47906494140625,564.1709136962891],[478.1356506347656,559.1730499267578],[486.7923278808594,554.1750946044922],[495.4490509033203,549.1771392822266],[504.1055908203125,544.1792755126953],[512.7623138427734,539.1813201904297],[521.4188995361328,534.1834564208984],[530.0755767822266,529.1855010986328],[538.7322998046875,524.1875457763672],[547.3888854980469,519.1896820068359],[556.0455627441406,514.1917266845703],[564.7021484375,509.19386291503906],[573.3588256835938,504.19590759277344],[582.0155487060547,499.1979522705078],[590.6720886230469,494.20008850097656],[599.3288116455078,489.20213317871094],[596.6029663085938,481.1336364746094],[591.6344451904297,472.46002197265625],[586.6659240722656,463.78631591796875],[581.6975402832031,455.1128387451172],[576.7290649414062,446.4391784667969],[571.7606353759766,437.7657012939453],[566.7921142578125,429.092041015625],[561.8236389160156,420.4183807373047],[556.8552093505859,411.7449035644531],[551.8867340087891,403.0712432861328],[546.918212890625,394.3976058959961],[541.9498291015625,385.72410583496094],[536.9813079833984,377.0504455566406],[532.0129241943359,368.37696838378906],[527.0444030761719,359.70330810546875],[522.075927734375,351.02964782714844],[517.1074981689453,342.3561706542969],[512.1102294921875,340.66114044189453],[507.07029724121094,349.2932815551758],[502.0303192138672,357.9255828857422],[496.99029541015625,366.5579071044922],[491.9504089355469,375.19004821777344],[486.9104309082031,383.82234954833984],[481.87054443359375,392.4544906616211],[476.8305206298828,401.0867919921875],[471.79054260253906,409.7191162109375],[466.7506103515625,418.35125732421875],[461.71063232421875,426.98358154296875],[456.6707458496094,435.61572265625],[451.6307678222656,444.2480010986328],[446.5907440185547,452.8803253173828],[441.5508575439453,461.51246643066406],[436.5108337402344,470.1447448730469],[431.470947265625,478.7768859863281],[426.43096923828125,487.4092102050781],[421.3909454345703,496.0415344238281],[416.35105895996094,504.6736755371094],[411.31103515625,513.3059997558594],[406.2711486816406,521.9381408691406],[401.2311706542969,530.5704193115234],[396.19116973876953,539.2027435302734],[391.15126037597656,547.8348846435547],[386.1112823486328,556.4671630859375],[381.07137298583984,565.0993041992188],[376.0313720703125,573.7316284179688],[370.99137115478516,582.3639526367188],[365.9514846801758,590.99609375],[360.91148376464844,599.6283721923828],[355.87157440185547,608.2605133056641],[350.8315963745117,616.8928375244141],[345.79168701171875,625.5249786376953],[340.75159454345703,634.1574401855469],[339.0342254638672,639.4832458496094],[347.6907653808594,634.4853820800781],[356.34764862060547,629.4873352050781],[365.00418853759766,624.4894714355469],[373.66075134277344,619.4916076660156],[382.3173141479492,614.4937438964844],[390.9741744995117,609.4956970214844],[399.6307373046875,604.4978332519531],[408.2872772216797,599.4999694824219],[416.9441375732422,594.5019226074219],[425.60072326660156,589.5040588378906],[434.25726318359375,584.5061950683594],[442.91412353515625,579.5081481933594],[451.5707092285156,574.5102844238281],[460.2272491455078,569.5124206542969],[468.8837890625,564.5145568847656],[477.5406494140625,559.5165100097656],[486.1972351074219,554.5186462402344],[494.85377502441406,549.5207824707031],[503.51063537597656,544.5227355957031],[512.1671752929688,539.5248718261719],[520.8237609863281,534.5270080566406],[529.4806213378906,529.5289611816406],[538.1371612548828,524.5310974121094],[546.7937469482422,519.5332336425781],[555.4502868652344,514.5353698730469],[564.1071472167969,509.5373229980469],[572.7636871337891,504.5394592285156],[581.4202728271484,499.5415954589844],[590.0771331787109,494.5435485839844],[598.7336730957031,489.5456848144531],[600.7536010742188,480.716064453125],[600.7536010742188,470.719970703125],[600.7536010742188,460.7242431640625],[600.7536010742188,450.728515625],[600.7536010742188,440.732421875],[600.7536010742188,430.7366943359375],[600.7536010742188,420.740966796875],[600.7536010742188,410.7452392578125],[600.7536010742188,400.7491226196289],[600.7536010742188,390.7533950805664],[600.7536010742188,380.7576675415039],[600.7536010742188,370.7615737915039],[600.7536010742188,360.7658462524414],[600.7536010742188,350.7701187133789],[600.7536010742188,340.7740249633789],[600.7536010742188,330.7782974243164],[600.7536010742188,320.7825698852539],[600.7536010742188,310.7868423461914],[600.7536010742188,300.7907485961914],[600.7536010742188,290.7950210571289],[600.7536010742188,280.7992935180664],[600.7536010742188,270.8031997680664],[600.7536010742188,260.8074722290039],[600.7536010742188,250.8117446899414],[600.7536010742188,240.8156509399414],[600.7536010742188,230.8199234008789],[600.7536010742188,220.8241958618164],[600.7536010742188,210.8284683227539],[600.7536010742188,200.8323745727539],[600.7536010742188,190.8366470336914],[597.8472595214844,183.75551223754883],[587.8511657714844,183.78424835205078],[577.8555297851562,183.81298446655273],[567.8598022460938,183.8417205810547],[557.8637542724609,183.87046813964844],[547.8680725097656,183.8992042541504],[537.8723907470703,183.92794036865234],[527.876708984375,183.9566764831543],[517.8806610107422,183.98541259765625],[507.8849792480469,184.0141487121582],[497.88929748535156,184.04289627075195],[487.89324951171875,184.0716323852539],[477.89752197265625,184.10036849975586],[467.90184020996094,184.1291046142578],[457.9057922363281,184.15784072875977],[447.9101104736328,184.18657684326172],[437.9144287109375,184.21532440185547],[427.9187469482422,184.24406051635742],[430.90016174316406,191.77105712890625],[435.8674011230469,200.44519805908203],[440.8346862792969,209.1193389892578],[445.8021545410156,217.7938003540039],[450.7694396972656,226.46796417236328],[455.73667907714844,235.14210510253906],[460.7041473388672,243.81656646728516],[465.67138671875,252.49070739746094],[470.638671875,261.1648483276367],[475.60614013671875,269.8393096923828],[480.57337951660156,278.5134735107422],[485.54066467285156,287.18761444091797],[490.5079040527344,295.86175537109375],[495.4753723144531,304.53621673583984],[500.4426574707031,313.2103576660156],[505.4099426269531,321.884521484375],[510.3773651123047,330.5589599609375],[515.3446502685547,339.2331237792969],[520.3118896484375,347.90726470947266],[525.2793579101562,356.58172607421875],[530.2466430664062,365.2558898925781],[535.2138824462891,373.9300079345703],[540.1811676025391,382.6041717529297],[545.1486358642578,391.2786331176758],[550.1158752441406,399.95277404785156],[555.0831604003906,408.62693786621094],[560.0506286621094,417.30137634277344],[565.0178680419922,425.9755401611328],[569.9851531982422,434.649658203125],[574.9526214599609,443.3241424560547],[579.9198608398438,451.99830627441406],[584.8871459960938,460.67242431640625],[589.8544311523438,469.3465881347656],[594.8218536376953,478.0210266113281],[599.7891387939453,486.6951904296875],[600.7536468505859,480.3245849609375],[600.7536468505859,470.3284912109375],[600.7536468505859,460.332763671875],[600.7536468505859,450.3370361328125],[600.7536468505859,440.3409423828125],[600.7536468505859,430.34521484375],[600.7536468505859,420.3494873046875],[600.7536468505859,410.353759765625],[600.7536468505859,400.3576431274414],[600.7536468505859,390.3619155883789],[600.7536468505859,380.3661880493164],[600.7536468505859,370.3700942993164],[600.7536468505859,360.3743667602539],[600.7536468505859,350.3786392211914],[600.7536468505859,340.3825454711914],[600.7536468505859,330.3868179321289],[600.7536468505859,320.3910903930664],[600.7536468505859,310.3949966430664],[600.7536468505859,300.3992691040039],[600.7536468505859,290.4035415649414],[600.7536468505859,280.4078140258789],[600.7536468505859,270.4117202758789],[600.7536468505859,260.4159927368164],[600.7536468505859,250.4202651977539],[600.7536468505859,240.4241714477539],[600.7536468505859,230.4284439086914],[600.7536468505859,220.4327163696289],[600.7536468505859,210.4366226196289],[600.7536468505859,200.4408950805664],[600.7536468505859,190.4451675415039],[597.8976135253906,182.09825897216797],[589.2407531738281,177.10021209716797],[580.5841674804688,172.10233688354492],[571.9276275634766,167.10447311401367],[563.2707672119141,162.10642623901367],[554.6142272949219,157.10856246948242],[545.9576416015625,152.11069869995117],[537.30078125,147.11265182495117],[528.6442413330078,142.11478805541992],[519.9876556396484,137.11692428588867],[511.33111572265625,132.11906051635742],[502.67425537109375,127.12101364135742],[494.0176696777344,122.12314987182617],[485.3611297607422,117.12528610229492],[476.7042694091797,112.12723922729492],[468.0477294921875,107.12937545776367],[459.3911437988281,102.13150596618652],[450.7342834472656,97.13345909118652],[442.07774353027344,92.13559532165527],[433.42120361328125,87.13773155212402],[424.7646179199219,82.13986778259277],[416.1077575683594,77.14182090759277],[407.4512176513672,72.14395713806152],[398.7946548461914,67.14609050750732],[390.1377716064453,62.148043632507324],[381.4812316894531,57.150179862976074],[372.82466888427734,52.152316093444824],[364.16780853271484,47.154266357421875],[355.51124572753906,42.1564040184021],[346.8546829223633,37.158538818359375],[338.1981430053711,32.160675048828125],[332.63592529296875,38.80646514892578],[327.6028594970703,47.44260025024414],[322.5697708129883,56.0787239074707],[317.5365219116211,64.71516799926758],[312.50343322753906,73.35130310058594],[307.4703674316406,81.9874267578125],[302.43711853027344,90.62387657165527],[297.404052734375,99.26000595092773],[292.37096405029297,107.8961353302002],[287.3377151489258,116.53258514404297],[282.30462646484375,125.16870880126953],[277.2715606689453,133.8048324584961],[272.2384948730469,142.44096755981445],[267.2052230834961,151.07741165161133],[262.17215728759766,159.7135467529297],[257.1390686035156,168.34967041015625],[252.10581970214844,176.98611450195312],[249.37139129638672,184.29887771606445],[259.3671188354492,184.28318786621094],[269.3631896972656,184.26748657226562],[279.3589172363281,184.2517967224121],[289.35462188720703,184.2361068725586],[299.35032653808594,184.22040557861328],[309.34642028808594,184.20471572875977],[319.34212493896484,184.18901443481445],[329.33785247802734,184.17332458496094],[339.33392333984375,184.15762329101562],[349.32965087890625,184.1419334411621],[359.32535552978516,184.1262435913086],[369.32144927978516,184.11054229736328],[379.31715393066406,184.09485244750977],[389.31288146972656,184.07915115356445],[399.30858612060547,184.06346130371094],[409.3046569824219,184.04777145385742],[419.3003845214844,184.0320701599121],[429.2961120605469,184.0163803100586],[439.2922058105469,184.00067901611328],[449.2878875732422,183.98498916625977],[459.2836151123047,183.96929931640625],[469.2796630859375,183.95359802246094],[479.275390625,183.93790817260742],[489.2711181640625,183.9222068786621],[499.266845703125,183.9065170288086],[509.262939453125,183.89081573486328],[519.2586212158203,183.87512588500977],[529.2543487548828,183.85943603515625],[539.2504425048828,183.84373474121094],[549.2461242675781,183.82804489135742],[559.2418518066406,183.8123435974121],[569.2379455566406,183.7966537475586],[579.2336730957031,183.78096389770508],[589.2293548583984,183.76526260375977],[599.2254486083984,183.74957275390625],[593.42041015625,179.51335906982422],[584.7638702392578,174.51548385620117],[576.1073303222656,169.51762008666992],[567.4504699707031,164.51957321166992],[558.7938842773438,159.52170944213867],[550.1373443603516,154.52384567260742],[541.4804382324219,149.52579879760742],[532.8239440917969,144.52793502807617],[524.1673583984375,139.53007125854492],[515.510498046875,134.53202438354492],[506.8539123535156,129.53416061401367],[498.19737243652344,124.53629684448242],[489.54083251953125,119.53843307495117],[480.88397216796875,114.54038619995117],[472.2273864746094,109.54252243041992],[463.5708465576172,104.54465866088867],[454.9139862060547,99.54660606384277],[446.2574462890625,94.54874229431152],[437.6008605957031,89.55087852478027],[428.9440002441406,84.55283164978027],[420.28746032714844,79.55496788024902],[411.63092041015625,74.55710411071777],[402.9743347167969,69.55924034118652],[394.3174743652344,64.56119060516357],[385.6609115600586,59.563326835632324],[377.0043716430664,54.565463066101074],[368.3474884033203,49.567416191101074],[359.6909484863281,44.569549560546875],[351.03438568115234,39.571685791015625],[342.37750244140625,34.573638916015625],[333.7208480834961,33.28627014160156],[325.0642852783203,38.28413391113281],[316.40772247314453,43.28200912475586],[307.75086212158203,48.28005599975586],[299.09429931640625,53.27791976928711],[290.43775939941406,58.27578353881836],[281.78087615966797,63.27383041381836],[273.1243362426758,68.27169418334961],[264.4677734375,73.26955795288086],[255.8109130859375,78.26760482788086],[247.15435028076172,83.26546859741211],[238.49778747558594,88.26333236694336],[229.84124755859375,93.26119613647461],[221.18436431884766,98.25924301147461],[212.52780151367188,103.25710678100586],[203.8712615966797,108.25497055053711],[195.2143898010254,113.25302314758301],[186.5578384399414,118.25089263916016],[177.90128707885742,123.2487564086914],[169.24441528320312,128.2468032836914],[160.58785247802734,133.24466705322266],[151.93131256103516,138.2425308227539],[143.27442932128906,143.2405776977539],[134.61787796020508,148.23844146728516],[125.9613265991211,153.2363052368164],[117.30477523803711,158.23416900634766],[108.64790344238281,163.23221588134766],[99.99134635925293,168.2300796508789],[91.33479499816895,173.22794342041016],[82.67792320251465,178.22599029541016],[74.02136611938477,183.2238540649414],[77.61954879760742,191.47996520996094],[82.65112113952637,200.11739349365234],[87.68251037597656,208.75450134277344],[92.71389961242676,217.39163208007812],[97.74528312683105,226.02871704101562],[102.77685546875,234.66616821289062],[107.8082447052002,243.30327606201172],[112.83963394165039,251.9403839111328],[117.87120056152344,260.5778121948242],[122.90259552001953,269.2149200439453],[127.93397903442383,277.8520278930664],[132.96554565429688,286.4894561767578],[137.99694061279297,295.1265640258789],[143.02832412719727,303.7636947631836],[148.05971908569336,312.4008026123047],[153.09110260009766,321.0379104614258],[158.1226806640625,329.6753387451172],[163.15538024902344,329.5796203613281],[168.1887092590332,320.9440689086914],[173.22239303588867,312.30787658691406],[178.25608825683594,303.6716842651367],[183.2894058227539,295.0361099243164],[188.32310104370117,286.39991760253906],[193.35679626464844,277.7637252807617],[198.3901138305664,269.128173828125],[203.42380905151367,260.49198150634766],[208.45750427246094,251.8557891845703],[213.4908218383789,243.22021484375],[218.52450561523438,234.58402252197266],[223.55784606933594,225.94847106933594],[228.5915298461914,217.3122787475586],[233.62521362304688,208.67608642578125],[238.65855407714844,200.04052352905273],[243.6922378540039,191.4043312072754],[248.72592163085938,182.76813888549805],[253.75926208496094,174.13257598876953],[258.7929458618164,165.4963836669922],[263.8266296386719,156.86019134521484],[268.85997009277344,148.22462844848633],[273.8936538696289,139.58843612670898],[278.9273376464844,130.95224380493164],[283.96067810058594,122.31668090820312],[288.9943618774414,113.68048858642578],[294.0280456542969,105.04429626464844],[299.06138610839844,96.40873336791992],[304.0950698852539,87.77254104614258],[309.1287536621094,79.13634872436523],[314.16209411621094,70.50078582763672],[319.1957778930664,61.864596366882324],[324.2294616699219,53.22840118408203],[329.26280212402344,44.592841148376465],[334.2964859008789,35.95664882659912],[332.8147506713867,33.80940246582031],[324.1578674316406,38.80744934082031],[315.5010070800781,43.80550765991211],[306.84476470947266,48.80318832397461],[298.18790435791016,53.80123519897461],[289.53102111816406,58.79928207397461],[280.8747787475586,63.79696273803711],[272.2179183959961,68.79500961303711],[263.56103515625,73.79305648803711],[254.90481567382812,78.79073715209961],[246.24795532226562,83.78878402709961],[237.59107208251953,88.78683090209961],[228.93482971191406,93.78451156616211],[220.27796936035156,98.78255844116211],[211.62108612060547,103.78060531616211],[202.9648551940918,108.77828598022461],[194.3079833984375,113.77633857727051],[185.6511116027832,118.7743911743164],[176.99486923217773,123.7720718383789],[168.33799743652344,128.7701187133789],[159.68176651000977,133.7677993774414],[151.02489471435547,138.7658462524414],[142.36802291870117,143.7638931274414],[133.7117919921875,148.7615737915039],[125.0549087524414,153.7596206665039],[116.3980484008789,158.7576675415039],[107.74180603027344,163.7553482055664],[99.08493423461914,168.7533950805664],[90.42806816101074,173.7514419555664],[81.77183151245117,178.7491226196289]]

    let path = empa
